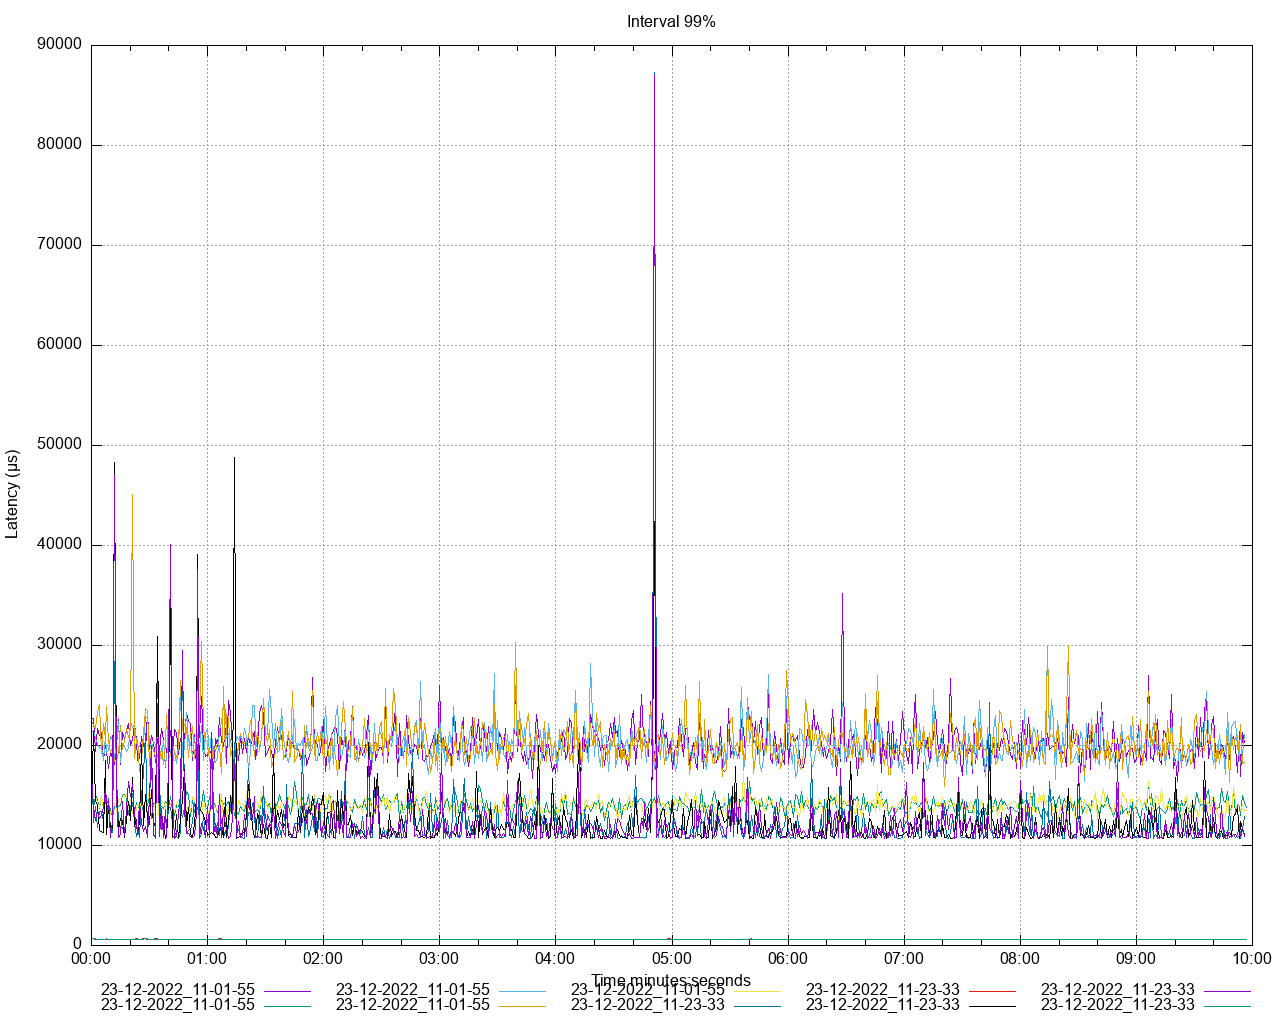

This figure's gnuplot source:
set title 'Interval 99%' noenhanced
set style data lines
set datafile separator ","
set terminal png size 1280,1024
set grid
set key below
set xdata time
set timefmt "%s"
offset = 0
t0(x)=(offset=($0==0) ? x : offset, x - offset)
set xlabel 'Time minutes:seconds'
set ylabel 'Latency (μs)'
set output '/Users/ahmet.mircik/Workspace/python/hazelcast-simulator/offload-benchmarks/report/latency/latency_interval_99_get.png'
plot \
   '/Users/ahmet.mircik/Workspace/python/hazelcast-simulator/offload-benchmarks/report/data/latency_interval_99_get_1.data' using (t0(timecolumn(1))):2 title "23-12-2022_11-01-55" noenhanced , \
   '/Users/ahmet.mircik/Workspace/python/hazelcast-simulator/offload-benchmarks/report/data/latency_interval_99_get_2.data' using (t0(timecolumn(1))):2 title "23-12-2022_11-01-55" noenhanced , \
   '/Users/ahmet.mircik/Workspace/python/hazelcast-simulator/offload-benchmarks/report/data/latency_interval_99_get_3.data' using (t0(timecolumn(1))):2 title "23-12-2022_11-01-55" noenhanced , \
   '/Users/ahmet.mircik/Workspace/python/hazelcast-simulator/offload-benchmarks/report/data/latency_interval_99_get_4.data' using (t0(timecolumn(1))):2 title "23-12-2022_11-01-55" noenhanced , \
   '/Users/ahmet.mircik/Workspace/python/hazelcast-simulator/offload-benchmarks/report/data/latency_interval_99_get_5.data' using (t0(timecolumn(1))):2 title "23-12-2022_11-01-55" noenhanced , \
   '/Users/ahmet.mircik/Workspace/python/hazelcast-simulator/offload-benchmarks/report/data/latency_interval_99_get_6.data' using (t0(timecolumn(1))):2 title "23-12-2022_11-23-33" noenhanced , \
   '/Users/ahmet.mircik/Workspace/python/hazelcast-simulator/offload-benchmarks/report/data/latency_interval_99_get_7.data' using (t0(timecolumn(1))):2 title "23-12-2022_11-23-33" noenhanced , \
   '/Users/ahmet.mircik/Workspace/python/hazelcast-simulator/offload-benchmarks/report/data/latency_interval_99_get_8.data' using (t0(timecolumn(1))):2 title "23-12-2022_11-23-33" noenhanced , \
   '/Users/ahmet.mircik/Workspace/python/hazelcast-simulator/offload-benchmarks/report/data/latency_interval_99_get_9.data' using (t0(timecolumn(1))):2 title "23-12-2022_11-23-33" noenhanced , \
   '/Users/ahmet.mircik/Workspace/python/hazelcast-simulator/offload-benchmarks/report/data/latency_interval_99_get_10.data' using (t0(timecolumn(1))):2 title "23-12-2022_11-23-33" noenhanced , \
